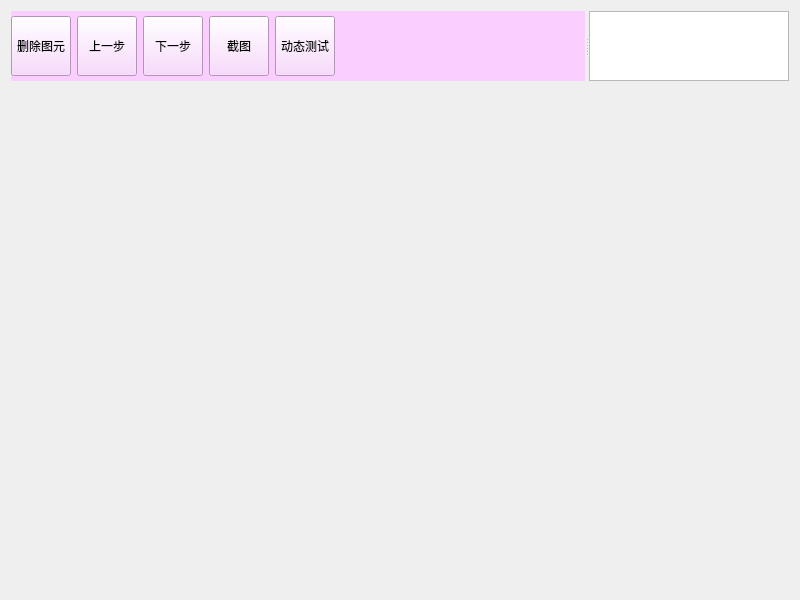
<?xml version="1.0" encoding="UTF-8"?>
<ui version="4.0">
 <class>EditDiagram</class>
 <widget class="QWidget" name="EditDiagram">
  <property name="geometry">
   <rect>
    <x>0</x>
    <y>0</y>
    <width>800</width>
    <height>600</height>
   </rect>
  </property>
  <property name="windowTitle">
   <string>EditDiagram</string>
  </property>
  <layout class="QVBoxLayout" name="verticalLayout">
   <item>
    <widget class="QSplitter" name="splitter">
     <property name="orientation">
      <enum>Qt::Horizontal</enum>
     </property>
     <widget class="QWidget" name="widget" native="true">
      <property name="minimumSize">
       <size>
        <width>0</width>
        <height>70</height>
       </size>
      </property>
      <property name="maximumSize">
       <size>
        <width>16777215</width>
        <height>70</height>
       </size>
      </property>
      <property name="styleSheet">
       <string notr="true">background-color: rgb(250, 207, 255);</string>
      </property>
      <layout class="QHBoxLayout" name="horizontalLayout">
       <item>
        <widget class="QPushButton" name="removeItem">
         <property name="minimumSize">
          <size>
           <width>60</width>
           <height>0</height>
          </size>
         </property>
         <property name="maximumSize">
          <size>
           <width>60</width>
           <height>60</height>
          </size>
         </property>
         <property name="text">
          <string>删除图元</string>
         </property>
        </widget>
       </item>
       <item>
        <widget class="QPushButton" name="front">
         <property name="minimumSize">
          <size>
           <width>60</width>
           <height>0</height>
          </size>
         </property>
         <property name="maximumSize">
          <size>
           <width>60</width>
           <height>60</height>
          </size>
         </property>
         <property name="text">
          <string>上一步</string>
         </property>
        </widget>
       </item>
       <item>
        <widget class="QPushButton" name="next">
         <property name="minimumSize">
          <size>
           <width>60</width>
           <height>0</height>
          </size>
         </property>
         <property name="maximumSize">
          <size>
           <width>60</width>
           <height>60</height>
          </size>
         </property>
         <property name="text">
          <string>下一步</string>
         </property>
        </widget>
       </item>
       <item>
        <widget class="QPushButton" name="printscreen">
         <property name="minimumSize">
          <size>
           <width>60</width>
           <height>0</height>
          </size>
         </property>
         <property name="maximumSize">
          <size>
           <width>60</width>
           <height>60</height>
          </size>
         </property>
         <property name="text">
          <string>截图</string>
         </property>
        </widget>
       </item>
       <item>
        <widget class="QPushButton" name="dynamicTest">
         <property name="minimumSize">
          <size>
           <width>60</width>
           <height>0</height>
          </size>
         </property>
         <property name="maximumSize">
          <size>
           <width>60</width>
           <height>60</height>
          </size>
         </property>
         <property name="text">
          <string>动态测试</string>
         </property>
        </widget>
       </item>
       <item>
        <spacer name="horizontalSpacer">
         <property name="orientation">
          <enum>Qt::Horizontal</enum>
         </property>
         <property name="sizeHint" stdset="0">
          <size>
           <width>40</width>
           <height>20</height>
          </size>
         </property>
        </spacer>
       </item>
      </layout>
     </widget>
     <widget class="QTextEdit" name="PoPError">
      <property name="minimumSize">
       <size>
        <width>200</width>
        <height>70</height>
       </size>
      </property>
      <property name="maximumSize">
       <size>
        <width>200</width>
        <height>70</height>
       </size>
      </property>
     </widget>
    </widget>
   </item>
   <item>
    <widget class="QWidget" name="widget_2" native="true">
     <layout class="QVBoxLayout" name="viewLaoyt"/>
    </widget>
   </item>
  </layout>
 </widget>
 <resources/>
 <connections/>
</ui>
